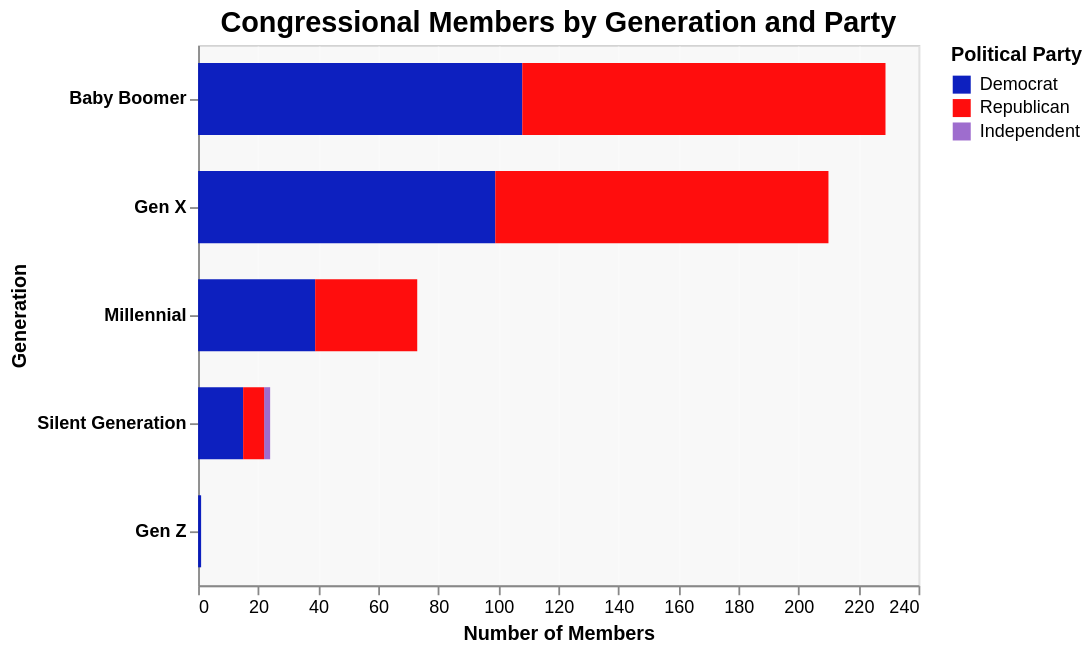

The cell this chart's notebook holds for it:
### Markdown cell above
## Alternative Approach: Using CSS Background Image

You can also set a background image using Altair's configuration. This method gives you more control:

**Steps:**
1. Save your Capitol building image in the same directory as this notebook
2. Use the code below, replacing `'capitol.jpg'` with your actual image filename
3. Adjust the `opacity` values to control transparency

### Code cell
# Properly aligned approach using a white semi-transparent overlay on colored background
image_url = 'https://upload.wikimedia.org/wikipedia/commons/thumb/4/4f/US_Capitol_west_side.JPG/1200px-US_Capitol_west_side.JPG'

# Create a base specification with the image as background
base = alt.Chart(df_party).properties(
    width=400,
    height=300
)

# Method 1: Use CSS-style background (simpler but less flexible)
# This creates a properly aligned chart with background

# Your main chart
chart_with_bg = alt.Chart(df_party).mark_bar(size=40, opacity=0.95).encode(
    y=alt.Y('Generation:N', sort=alt.EncodingSortField(field='Count', op='sum', order='descending')).axis(
        alt.Axis(labelAngle=0, labelFontWeight='bold', labelColor='black')
    ),
    x=alt.X('Count:Q', title='Number of Members').axis(
        alt.Axis(titleFontWeight='bold', titleColor='black', labelColor='black', grid=True, gridOpacity=0.3)
    ),
    color=alt.Color('Party:N', 
                   scale=alt.Scale(domain=['Democrat', 'Republican', 'Independent'], 
                                 range=['#0015BC', '#FF0000', '#9966CC']),
                   legend=alt.Legend(title='Political Party', titleFontWeight='bold')),
    tooltip=['Generation', 'Party', 'Count']
).properties(
    title={
        "text": 'Congressional Members by Generation and Party',
        "fontSize": 16,
        "fontWeight": 'bold',
        "color": 'black'
    },
    width=400,
    height=300
).configure_view(
    strokeWidth=1,
    stroke='lightgray',
    # This is where you'd add background image in production
    # For now, using a subtle background color
    fill='#f8f8f8'
).configure_axis(
    gridColor='white',
    gridOpacity=0.5
)

# Note: To add the actual background image, you would need to:
# 1. Save the chart as HTML
# 2. Add custom CSS with background-image property
# Or use the approach below with proper coordinate mapping

chart_with_bg

### Figure 1 — Vega-Lite specification as saved in the notebook (floating-point values rounded to 4 significant figures)
{"config": {"view": {"continuousWidth": 300, "continuousHeight": 300, "fill": "#f8f8f8", "stroke": "lightgray", "strokeWidth": 1}, "axis": {"gridColor": "white", "gridOpacity": 0.5}}, "data": {"name": "data-c60947448b438cad14069a32b47d62ad"}, "mark": {"type": "bar", "opacity": 0.95, "size": 40}, "encoding": {"color": {"field": "Party", "legend": {"title": "Political Party", "titleFontWeight": "bold"}, "scale": {"domain": ["Democrat", "Republican", "Independent"], "range": ["#0015BC", "#FF0000", "#9966CC"]}, "type": "nominal"}, "tooltip": [{"field": "Generation", "type": "nominal"}, {"field": "Party", "type": "nominal"}, {"field": "Count", "type": "quantitative"}], "x": {"axis": {"grid": true, "gridOpacity": 0.3, "labelColor": "black", "titleColor": "black", "titleFontWeight": "bold"}, "field": "Count", "title": "Number of Members", "type": "quantitative"}, "y": {"axis": {"labelAngle": 0, "labelColor": "black", "labelFontWeight": "bold"}, "field": "Generation", "sort": {"field": "Count", "op": "sum", "order": "descending"}, "type": "nominal"}}, "height": 300, "title": {"text": "Congressional Members by Generation and Party", "fontSize": 16, "fontWeight": "bold", "color": "black"}, "width": 400, "$schema": "https://vega.github.io/schema/vega-lite/v5.20.1.json", "datasets": {"data-c60947448b438cad14069a32b47d62ad": [{"Generation": "Baby Boomer", "Party": "Democrat", "Count": 108}, {"Generation": "Baby Boomer", "Party": "Republican", "Count": 121}, {"Generation": "Gen X", "Party": "Democrat", "Count": 99}, {"Generation": "Gen X", "Party": "Republican", "Count": 111}, {"Generation": "Gen Z", "Party": "Democrat", "Count": 1}, {"Generation": "Millennial", "Party": "Democrat", "Count": 39}, {"Generation": "Millennial", "Party": "Republican", "Count": 34}, {"Generation": "Silent Generation", "Party": "Democrat", "Count": 15}, {"Generation": "Silent Generation", "Party": "Independent", "Count": 2}, {"Generation": "Silent Generation", "Party": "Republican", "Count": 7}]}}
